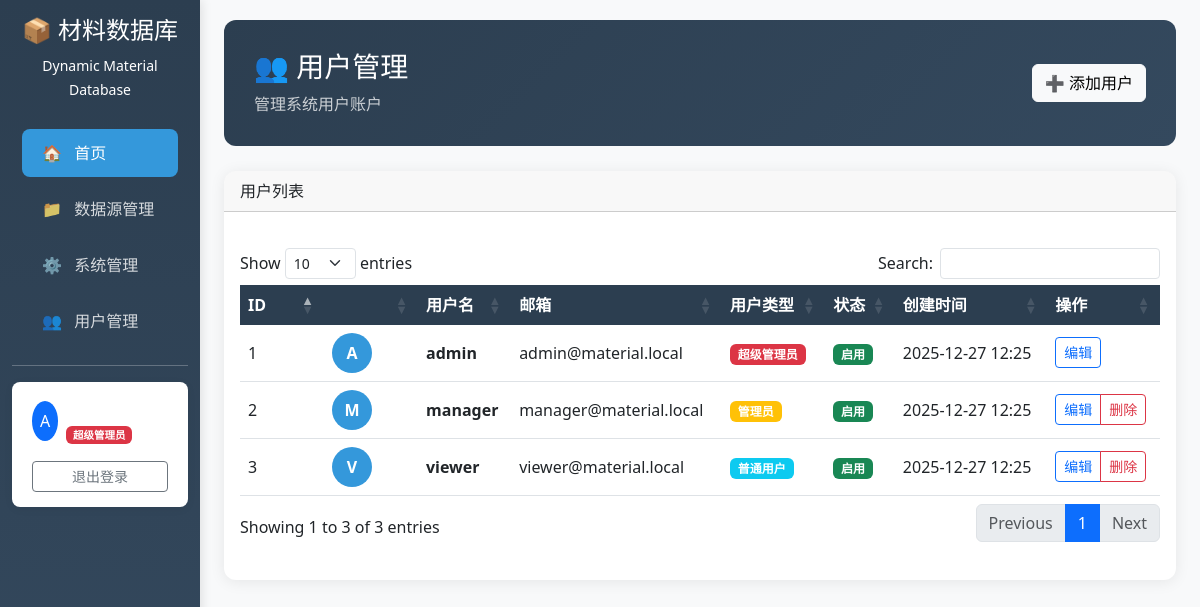
Page /admin/users (signed in) on the committed database.
### database/schema.py (models this page shows)
class User(Base):
    __tablename__ = 'users'
    id = Column(Integer, primary_key=True, autoincrement=True)
    username = Column(String(50), unique=True, nullable=False)
    password_hash = Column(String(255), nullable=False)
    email = Column(String(100))
    user_type = Column(String(20), default='normal')  # super_admin, admin, normal
    is_active = Column(Boolean, default=True)
    created_at = Column(DateTime, default=datetime.now)
    updated_at = Column(DateTime, default=datetime.now, onupdate=datetime.now)
    permissions = relationship("UserTablePermission", back_populates="user")
    data_sources = relationship("DataSource", back_populates="created_by")

### app.py (the view)
@app.route('/admin/users')
@require_login
def admin_users():
    user = get_current_user()
    if user.user_type != 'super_admin':
        return render_template('error.html', error='需要超级管理员权限')
    users = db.session.query(User).all()
    return render_template('users.html', user=user, users=users)

### app.py (called while the page is built)
def get_current_user():
    user_id = session.get('user_id')
    if user_id:
        return db.session.query(User).get(user_id)
    return None

def require_login(f):
    from functools import wraps
    @wraps(f)
    def decorated_function(*args, **kwargs):
        if not session.get('user_id'):
            if request.is_json:
                return jsonify({'error': '请先登录'}), 401
            return redirect(url_for('login'))
        return f(*args, **kwargs)
    return decorated_function

### templates/users.html (shortened to what this page needs)
<!DOCTYPE html>
<html lang="zh-CN">
<head>
    <link href="https://cdn.jsdelivr.net/npm/bootstrap@5.3.0/dist/css/bootstrap.min.css" rel="stylesheet">
    <link href="https://cdn.datatables.net/1.13.6/css/dataTables.bootstrap5.min.css" rel="stylesheet">
</head>
<body>
    {% extends "base.html" %}
    {% block content %}
    <div class="page-header d-flex justify-content-between align-items-center">
        <div>
            <h3>👥 用户管理</h3>
            <p class="mb-0 opacity-75">管理系统用户账户</p>
        </div>
        <button class="btn btn-light" data-bs-toggle="modal" data-bs-target="#createUserModal">
            ➕ 添加用户
        </button>
    </div>
    <div class="card">
        <div class="card-header d-flex justify-content-between align-items-center">
            <span>用户列表</span>
        </div>
        <div class="card-body">
            <div class="table-responsive">
                <table class="table table-hover" id="usersTable">
                    <thead>
                        <tr>
                            <th style="width: 50px;">ID</th>
                            <th style="width: 60px;"></th>
                            <th>用户名</th>
                            <th>邮箱</th>
                            <th>用户类型</th>
                            <th>状态</th>
                            <th>创建时间</th>
                            <th>操作</th>
                        </tr>
                    </thead>
                    <tbody>
                        {% for u in users %}
                        <tr>
                            <td>{{ u.id }}</td>
                            <td>
                                <div class="user-avatar">{{ u.username[0].upper() }}</div>
                            </td>
                            <td><strong>{{ u.username }}</strong></td>
                            <td>{{ u.email or '-' }}</td>
                            <td>
                                {% if u.user_type == 'super_admin' %}
                                <span class="badge bg-danger">超级管理员</span>
                                {% elif u.user_type == 'admin' %}
                                <span class="badge bg-warning">管理员</span>
                                {% else %}
                                <span class="badge bg-info">普通用户</span>
                                {% endif %}
                            </td>
                            <td>
                                {% if u.is_active %}
                                <span class="badge bg-success">启用</span>
                                {% else %}
                                <span class="badge bg-secondary">禁用</span>
                                {% endif %}
                            </td>
                            <td>{{ u.created_at.strftime('%Y-%m-%d %H:%M') }}</td>
                            <td>
                                <div class="btn-group btn-group-sm">
                                    <button class="btn btn-outline-primary"
                                            onclick="editUser({{ u.id }})">
                                        编辑
                                    </button>
                                    {% if u.id != user.id %}
                                    <button class="btn btn-outline-danger"
                                            onclick="deleteUser({{ u.id }})">
                                        删除
                                    </button>
                                    {% endif %}
                                </div>
                            </td>
                        </tr>
                        {% endfor %}
                    </tbody>
                </table>
            </div>
        </div>
    </div>
    {% endblock %}

### templates/base.html (shortened to what this page needs)
<!DOCTYPE html>
<html lang="zh-CN">
<head>
    <link href="https://cdn.jsdelivr.net/npm/bootstrap@5.3.0/dist/css/bootstrap.min.css" rel="stylesheet">
    <link href="https://cdn.datatables.net/1.13.6/css/dataTables.bootstrap5.min.css" rel="stylesheet">
</head>
<body>
    <div class="container-fluid">
        <div class="row">
            <nav class="col-md-3 col-lg-2 d-md-block sidebar collapse show" id="sidebarMenu">
                <div class="position-sticky pt-3">
                    <div class="text-center mb-4">
                        <h4>📦 材料数据库</h4>
                        <small>Dynamic Material Database</small>
                    </div>
                    <ul class="nav flex-column">
                        <li class="nav-item">
                            <a class="nav-link active" href="/">
                                <span class="me-2">🏠</span> 首页
                            </a>
                        </li>
                        <li class="nav-item">
                            <a class="nav-link" href="/data-sources">
                                <span class="me-2">📁</span> 数据源管理
                            </a>
                        </li>
                        <li class="nav-item">
                            <a class="nav-link" href="/admin">
                                <span class="me-2">⚙️</span> 系统管理
                            </a>
                        </li>
                        {% if user and user.user_type == 'super_admin' %}
                        <li class="nav-item">
                            <a class="nav-link" href="/admin/users">
                                <span class="me-2">👥</span> 用户管理
                            </a>
                        </li>
                        {% endif %}
                    </ul>
                    <hr>
                    {% if user %}
                    <div class="user-info">
                        <div class="d-flex align-items-center">
                            <div class="bg-primary rounded-circle p-2 me-2">
                                <span class="text-white">{{ user.username[0].upper() }}</span>
                            </div>
                            <div>
                                <strong>{{ user.username }}</strong>
                                <br>
                                <small class="text-muted">
                                    {% if user.user_type == 'super_admin' %}
                                    <span class="badge bg-danger">超级管理员</span>
                                    {% elif user.user_type == 'admin' %}
                                    <span class="badge bg-warning">管理员</span>
                                    {% else %}
                                    <span class="badge bg-info">普通用户</span>
                                    {% endif %}
                                </small>
                            </div>
                        </div>
                        <div class="mt-3">
                            <a href="/logout" class="btn btn-outline-secondary btn-sm w-100">退出登录</a>
                        </div>
                    </div>
                    {% endif %}
                </div>
            </nav>
            <main class="col-md-9 ms-sm-auto col-lg-10 px-md-4 main-content">
                {% block content %}{% endblock %}
            </main>
        </div>
    </div>
</body>
</html>

### templates/users.html (style rules this page uses)
:root { --primary-color: #2c3e50; --accent-color: #3498db; }
body { font-family: 'Segoe UI', Tahoma, Geneva, Verdana, sans-serif; background-color: #f8f9fa; }
.page-header { background: linear-gradient(135deg, var(--primary-color) 0%, var(--accent-color) 100%); color: white; padding: 25px 30px; border-radius: 12px; margin-bottom: 25px; }
.card { border: none; border-radius: 12px; box-shadow: 0 2px 15px rgba(0,0,0,0.08); }
.card-header { background: var(--primary-color); color: white; border-radius: 12px 12px 0 0 !important; }
.table th { background: var(--primary-color); color: white; font-weight: 600; border: none; }
.user-avatar { width: 40px; height: 40px; border-radius: 50%; background: var(--accent-color); color: white; display: flex; align-items: center; justify-content: center; font-weight: bold; }

### templates/base.html (style rules this page uses)
:root { --primary-color: #2c3e50; --secondary-color: #34495e; --accent-color: #3498db; --success-color: #27ae60; --warning-color: #f39c12; --danger-color: #e74c3c; --light-bg: #f8f9fa; }
body { font-family: 'Segoe UI', Tahoma, Geneva, Verdana, sans-serif; background-color: var(--light-bg); }
.sidebar { min-height: 100vh; background: linear-gradient(180deg, var(--primary-color) 0%, var(--secondary-color) 100%); color: white; box-shadow: 2px 0 10px rgba(0,0,0,0.1); }
.sidebar .nav-link { color: rgba(255,255,255,0.8); padding: 12px 20px; margin: 4px 10px; border-radius: 8px; transition: all 0.3s ease; }
.sidebar .nav-link.active { background: var(--accent-color); color: white; }
.main-content { padding: 20px; }
.card { border: none; border-radius: 12px; box-shadow: 0 2px 15px rgba(0,0,0,0.08); transition: transform 0.3s ease, box-shadow 0.3s ease; }
.page-header { background: linear-gradient(135deg, var(--primary-color) 0%, var(--secondary-color) 100%); color: white; padding: 30px; border-radius: 12px; margin-bottom: 25px; }
.user-info { background: white; padding: 15px 20px; border-radius: 8px; margin-bottom: 20px; box-shadow: 0 2px 10px rgba(0,0,0,0.05); }
.table th { background: var(--primary-color); color: white; font-weight: 600; border: none; }
.table td { vertical-align: middle; }

### rows in the picture
User: username "A", id "1", username "admin", email "admin@material.local", user_type "超级管理员", is_active "启用", created_at "2025-12-27 12:25"
User: id "2", username "M", username "manager", email "manager@material.local", user_type "管理员", is_active "启用", created_at "2025-12-27 12:25"
User: id "3", username "V", username "viewer", email "viewer@material.local", user_type "普通用户", is_active "启用", created_at "2025-12-27 12:25"
